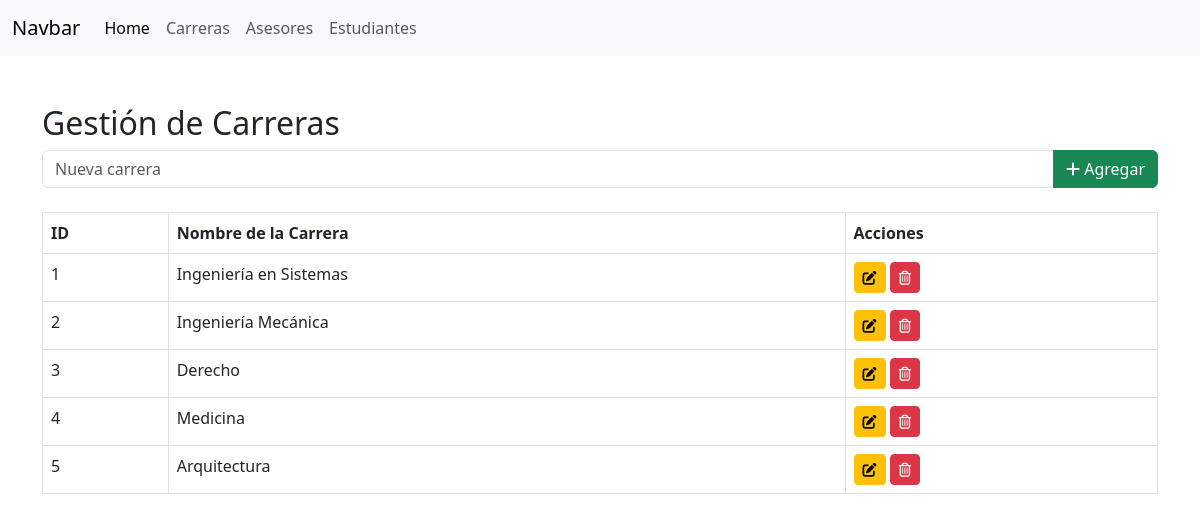
/carrers.php, run on the app's committed database.
### tables this page shows
CREATE TABLE Carrera (
    id_carrera INT AUTO_INCREMENT PRIMARY KEY,
    nombre_carrera VARCHAR(100) NOT NULL,
    estado BOOLEAN NOT NULL DEFAULT TRUE
);

### carrers.php (the view, shortened to what this page needs)
<?php
include "model/Conexion.php";
$sql = "SELECT * FROM Carrera";
$result = $conexion->query($sql);
?>
<!DOCTYPE html>
<html lang="es">
<head>
    <link href="https://cdn.jsdelivr.net/npm/bootstrap@5.3.0/dist/css/bootstrap.min.css" rel="stylesheet">
    <link href="https://cdnjs.cloudflare.com/ajax/libs/font-awesome/6.0.0-beta3/css/all.min.css" rel="stylesheet">
</head>
<body>
    <?php include "./components/navbar.php" ?>
    <div class="container mt-5">
        <h2>Gestión de Carreras</h2>
        <form method="POST" class="mb-4">
            <div class="input-group">
                <input type="text" name="nombre_carrera" class="form-control" placeholder="Nueva carrera" required>
                <button type="submit" name="guardar_carrera" class="btn btn-success">
                    <i class="fa-solid fa-plus"></i> Agregar
                </button>
            </div>
        </form>
        <table class="table table-bordered">
            <thead>
                <tr>
                    <th>ID</th>
                    <th>Nombre de la Carrera</th>
                    <th>Acciones</th>
                </tr>
            </thead>
            <tbody>
                <?php while ($row = $result->fetch_assoc()) { ?>
                    <tr>
                        <td><?= $row['id_carrera'] ?></td>
                        <td><?= $row['nombre_carrera'] ?></td>
                        <td>
                            <button
                                class="btn btn-warning btn-sm editar-carrera"
                                data-bs-toggle="modal"
                                data-bs-target="#editarModal"
                                data-id="<?= $row['id_carrera'] ?>"
                                data-nombre="<?= $row['nombre_carrera'] ?>">
                                <i class="fa-solid fa-pen-to-square"></i>
                            </button>
                            <a href="carrers.php?eliminar=<?= $row['id_carrera'] ?>" class="btn btn-danger btn-sm">
                                <i class="fa-regular fa-trash-can"></i>
                            </a>
                        </td>
                    </tr>
                <?php } ?>
            </tbody>
        </table>
    </div>
</body>
</html>

### data on the page
carrera: id_carrera "1", nombre_carrera "Ingeniería en Sistemas"
carrera: id_carrera "2", nombre_carrera "Ingeniería Mecánica"
carrera: id_carrera "3", nombre_carrera "Derecho"
carrera: id_carrera "4", nombre_carrera "Medicina"
carrera: id_carrera "5", nombre_carrera "Arquitectura"
